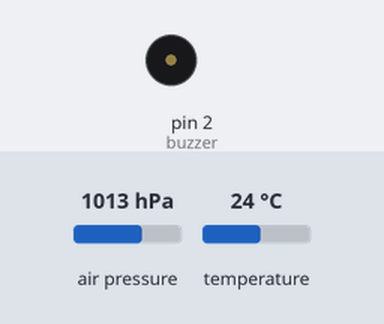
The sketch below on a simulated Arduino Nano, built with avr-gcc and run on an emulated ATmega328P. On the bench: buzzer (waves = sounding). The inputs (shaded band) are chosen by the test bench; at power-on: air pressure 1013 hPa, temperature 24 °C. Storage starts empty. At 10.4 s the program stops and its outputs stay as they are.

Above: at 0.1 s.
At 3.81 s:
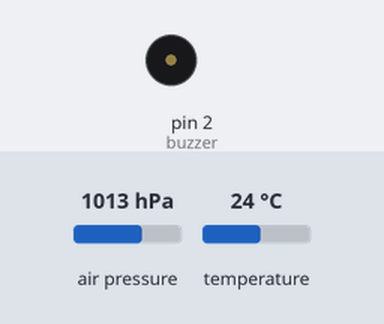
4.0 s: air pressure set to 952 hPa
At 5.7 s:
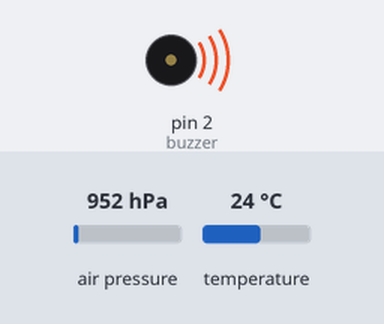
Timing chart, 0 to 11.4 s (numbered marks = the images above; inputs shaded):
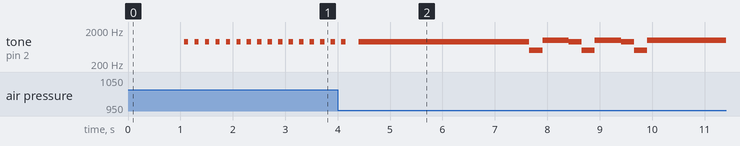

The sketch:

SARM-2-Nano_V2.ino
```cpp
//     _____         _____  __  __      ___
//    / ____|  /\   |  __ \|  \/  |    |__ \
//   | (___   /  \  | |__) | \  / |______ ) |
//    \___ \ / /\ \ |  _  /| |\/| |______/ /
//    ____) / ____ \| | \ \| |  | |     / /_
//   |_____/_/    \_\_|  \_\_|  |_|    |____|

// Sarm-2_V2
// Autor : Vinicius Gasparin
// Data  : 28/11/2023
// Colombo - PR

// "Ao infinito e alem!"
// Lightyear, Buzz

/*  SARM-2_V2 eh um altimetro acionado pela variacao de altitude
  e tem como objetivo ser embarcado em minifoguetes.
  O mesmo salva dados de:
    1_Tempo de execucao  [ms];
    2_Altura             [m ];
    3_Altitude           [m ];
    4_Pressao atmosferica[Pa];
    5_Temperatura        [°C].
  Para o funcionamento deste codigo eh necessario:
    A_Um microcontrolador arduino (Recomendase o uso do NANO)
    B_Um sensor BMP-280
    C_Um modulo micro SD (E um cartao micro SD)
    D_Um buzzer
 */
/* # Lista de Conexoes # */
  //BMP-280
    //SCL   -   A05
    //SDA   -   A04
  // SD
    //CS    -   D04
    //MOSI  -   D11
    //CLK   -   D13
    //MISO  -   D12
  // Buzzer
    // +    -   D02*
  // '*' = Alteravel pelo codigo
/* #### Bibliotecas #### */
  #include <Wire.h>           // Inclue a biblioteca da comunicacao I²C
  #include <Adafruit_BMP280.h>// Inclue a biblioteca do sensor BMP-280
  #include <SPI.h>            // Inclue a biblioteca da comunicacao SPI
  #include <SD.h>             // Inclue a biblioteca do modulo SD
/* #### Definicoes ####  */
  #define nml    1013.25      // Nivel do mar local
  #define N      10           // Numero de leituras
  #define tax    1            // Taxa  de  variacao
  #define T      100          // Tempo das leituras [ms]
  #define buzzer 2            // Pino   do   buzzer
/* #### Definicoes ####  */
  Adafruit_BMP280 bmp;        // Define o objeto bmp
  File myFile;                // Define o objeto myFile
  double H0;                  // Cria  a variavel H0
void error  (int erro){
  /*Esta funcao tem como objetivo informar possiveis erros no altimetro
  por meio de aviso sonoro ou mensagem plotada no monitor serial*/
  if     (erro == 1) {/*Erro do sensor BMP-280*/
    Serial.println(F("ERRO [BMP280]")); // Informa o erro no terminal
    while(1) {                          // Entra em um loop infinito
      if(bmp.begin(0x76))               // Testa novamente o sensor
        break;                          // Interrompe o loop
      tone(buzzer, 500);                // Inicia o buzzer
      delay(200);                       // Aguarda 200ms
      noTone(buzzer);                   // Desativa o buzzer
      delay(1000);}                     // Aguarda 1s
  }
  else if(erro == 2) {/* Erro  do  modulo  SD */
    Serial.println(F("ERRO [  SD  ]")); // Informa o erro no terminal
    while(1) {                          // Entra em um loop infinito
      if(SD.begin(4))                   // Testa novamente o modulo
        break;                          // Interrompe o loop
      tone(buzzer, 500);                // Toca o Buzzer a 500hz
      delay(200);                       // Aguarda 200ms
      noTone(buzzer);                   // Destiva o Buzzer
      delay(200);                       // Aguarda 200ms
      tone(buzzer, 500);                // Toca o Buzzer a 500hz
      delay(200);                       // Aguarda 200ms
      noTone(buzzer);                   // Destiva o Buzzer
      delay(1000);}                     // Aguarda 1s
  }
  else if(erro == 3) {/* Erro do arquivo .DAT */
    Serial.println(F("ERRO [ .DAT ]")); // Informa o erro no terminal
    tone(buzzer, 500);                  // Toca o Buzzer a 500hz
    delay(200);                         // Aguarda 200ms
    noTone(buzzer);                     // Destiva o Buzzer
    delay(200);                         // Aguarda 200ms
    tone(buzzer, 500);                  // Toca o Buzzer a 500hz
    delay(200);                         // Aguarda 200ms
    noTone(buzzer);                     // Destiva o Buzzer
    delay(200);                         // Aguarda 200ms
    tone(buzzer, 500);                  // Toca o Buzzer a 500hz
    delay(200);                         // Aguarda 200ms
    noTone(buzzer);                     // Destiva o Buzzer
    delay(1000);}                       // Aguarda 1s
}
void coleta () {
  /*Esta funcao tem como objetivo salvar os dados de voo*/
  double time, altu, alti, pres, temp;      // Cria as variaveis de dados
  time = millis          (   )     ;        // Guarda o tempo
  altu = bmp.readAltitude(nml) - H0;        // Guarda a altura
  alti = bmp.readAltitude(nml)     ;        // Guarda a altitude
  pres = bmp.readPressure(   )     ;        // Guarda a pressao atmosferica
  temp = bmp.readTemperature()     ;        // Guarda a temperatura
  myFile = SD.open("dados.dat", FILE_WRITE);// Abre o arquivo .DAT
  myFile.print(time);                       // Salva o tempo
  myFile.print("  ");                       // "  "
  myFile.print(altu);                       // Salva a altura
  myFile.print("  ");                       // "  "
  myFile.print(alti);                       // Salva a altitude
  myFile.print("  ");                       // "  "
  myFile.print(pres);                       // Salva a pressao atmosferica
  myFile.print("  ");                       // "  "
  myFile.print(temp);                       // Salva a temperatura
  myFile.println(  );                       // Encerra a linha
  myFile.close  (  );                       // Fecha o arquivo .DAT
}
void altura () {
  /*Esta funcao tem como objetivo definir H0 (Altitude inicial)
  para o calculo de altura durante o voo*/
  int i;                                  // Cria o indice
  float soma = 0;                         // Cria a soma e define como 0
  for(i = 0; i < N; i++) {                // Faz N leituras
    soma = soma + bmp.readAltitude(nml);  // Acrescenta a altitude em soma
    delay(T);}                            // Aguarda T
  H0 = soma / N;                          // Divide soma por N
}
bool sit_voo(double h1, double h2, float Tv) {
  /*Esta funcao tem como objetivo detectar a variacao de altitude, ela retorna:
  0 se estavel, 1 se varia*/
  double dh;                 // Variavel que quarda a variacao de altitude
  dh = h2 - h1;              // Calcula a variacao de altitude
  if (abs(dh) >= abs(Tv))  { // Se |dh| eh maior que tax
    return 1;}               // Retorna 1
  else{                      // Se |dh| eh menor que tax
    return 0;}               // Retorna 0
}
void pre_voo() {
  /*Esta funcao tem como objetivo guardar alti de antes da decolagem, e salvalas ao inicio do voo*/
  float time[N], altu[N], alti[N], pres[N], temp[N];// Cria as variaveis de dados
  float ti, t;                                      // Cria as variaveis de tempo
  int i;                                            // Cria o indice i
  for(i = 0; i < N; i++) {                          // Percorre todas as posicoes de alti[]
    alti[i] = bmp.readAltitude(nml);}               // Inicias as posicoes de alti[]
  while(sit_voo(alti[0], alti[N-1], tax) == 0) {    // Aguarda o inicio do voo
    ti = millis();                                  // Guarda o tempo inicial
    for(i = N-1; i > 0; i--) {                      // Percorre as posicoes de forma reversa
      time[i] = time[i-1];                          // Move os dados de temp[]
      altu[i] = altu[i-1];                          // Move os dados de altu[]
      alti[i] = alti[i-1];                          // Move os dados de alti[]
      pres[i] = pres[i-1];                          // Move os dados de pres[]
      temp[i] = temp[i-1];}                         // Move os dados de temp[]
    time[0] = millis          (   )     ;           // Guarda o   tempo     na posicao 0
    altu[0] = bmp.readAltitude(nml) - H0;           // Guarda a   altura    na posicao 0
    alti[0] = bmp.readAltitude(nml)     ;           // Guarda a  altitude   na posicao 0
    pres[0] = bmp.readPressure(   )     ;           // Guarda a   pressao   na posicao 0
    temp[0] = bmp.readTemperature()     ;           // Guarda a temperatura na posicao 0
    t = millis() - ti;                              // Calcula o tempo de execucao
    tone(buzzer, 900);                              // Ativa o buzzer
    delay(80);                                      // Aguarda 80ms
    noTone(buzzer);                                 // Desativa o buzzer
    delay(20);                                      // Aguarda 20ms
    delay(T - t);}                                  // Aguarda T - tempo de execucao
  for(i = N - 1; i >= 0; i--) {                     // Percorre todas as posicoes
    myFile = SD.open("dados.dat", FILE_WRITE);      // Abre o arquivo .DAT
    myFile.print  (time[i]);                        // Imprime o tempo
    myFile.print  ("  ")   ;                        // "  "
    myFile.print  (altu[i]);                        // Imprime a altura
    myFile.print  ("  ")   ;                        // "  "
    myFile.print  (alti[i]);                        // Imprime a altitude
    myFile.print  ("  ")   ;                        // "  "
    myFile.print  (pres[i]);                        // Imprime a pressao atmosferica
    myFile.print  ("  ")   ;                        // "  "
    myFile.println(temp[i]);                        // Imprime a temperatura
    myFile.close  (       );                        // Fecha o arquivo .DAT
  }
}
void dur_voo() {
  /*Esta fucao tem como objetivo coletar dados durante o voo e analizar seu termino*/
  float ti, t;                                // Cria as variaveis de tempo
  double ALTI[N];                             // Cria um vetor para a altitude
  int i, I = 0;                               // Cria os indices
  for(i = 0; i < N; i++)                      // Preenche o vetor
    ALTI[i] = bmp.readAltitude(nml);          // Define a posicao i do vetor como a altura
  while(I < (N + 20)) {                       // Aguarda N leituras seguidas sem variacao
    ti = millis();                            // Guarda o tempo inicial
    coleta();                                 // Coleta os dados
    for(i = N-1; i > 0; i--)                  // Le o vetor de forma reversa
      ALTI[i] = ALTI[i-1];                    // Passa os dados uma posicao para tras no vetor
      ALTI[0] = bmp.readAltitude(nml);        // Define a posicao 0 do vetor como a altitude
    if(sit_voo(ALTI[0], ALTI[N-1], tax) == 0) // Analiza a situacao do voo
      I++;                                    // Se estavel acressenta 1 a I
    else                                      // Se nao
      I = 0;                                  // Define I como 0
    t = millis() - ti;                        // Calcula o tempo de execucao
    delay(T - t);                             // Aguard T ms
  }
}
void pos_voo() {
  /*Esta funcao tem como objetivo soar um buzzer apos o pouso*/
  while(1) {
      tone(buzzer, 900 );               // Inicia o buzzer
      delay(250);                       // Aguarda 250ms
      tone(buzzer, 500 );               // Inicia o buzzer
      delay(250);                       // Aguarda 1s
      tone(buzzer, 1000);               // Inicia o buzzer
      delay(500);}                      // Aguarda 1s
}
void setup  () {
  /* =================== Inicializacoes =================== */
  pinMode(buzzer , OUTPUT);             // Define buzzer como OUTPUT
  Serial.begin(9600);                   // Inicia a comunicacao Serial
  if(!bmp.begin(0x76))                  // Inicia o sensor [BMP-280]
    error(1);                           // Erro 1
  if(!SD.begin(4))                      // Inicia o modulo SD
    error(2);                           // Erro 2
  /* ================== Plotagem inicial ================== */
  myFile = SD.open("dados.dat", FILE_WRITE);
  if (!myFile)
    error(3);
  myFile.println("");
  myFile.println("#==================== SARM-2-Nano_V2 ====================#");
  altura();
  myFile.print  ("#                      H0 = ");
  myFile.print  (H0     );
  myFile.println(".                      #"    );
  myFile.println("#time [ms] ; altu [m] ; alti [m] ; pres [Pa] ; temp [°C]:#");
  myFile.close  ();
  /* ================== Leituras pre_voo ================== */
  pre_voo();
  /* ================== Leituras dur_voo ================== */
  tone(buzzer, 900 );
  dur_voo();
  noTone(buzzer);
  /* ==================  Alarme pos_voo  ================== */
  pos_voo();
}
```

Measured:
- by itself, tone on pin 2 (buzzer): plays 900 Hz for 0.08 s, 900 Hz for 3.3 s, 500 Hz for 0.25 s, 1000 Hz for 0.50 s, 900 Hz for 0.25 s, 500 Hz for 0.25 s … (10 notes in this stretch)
